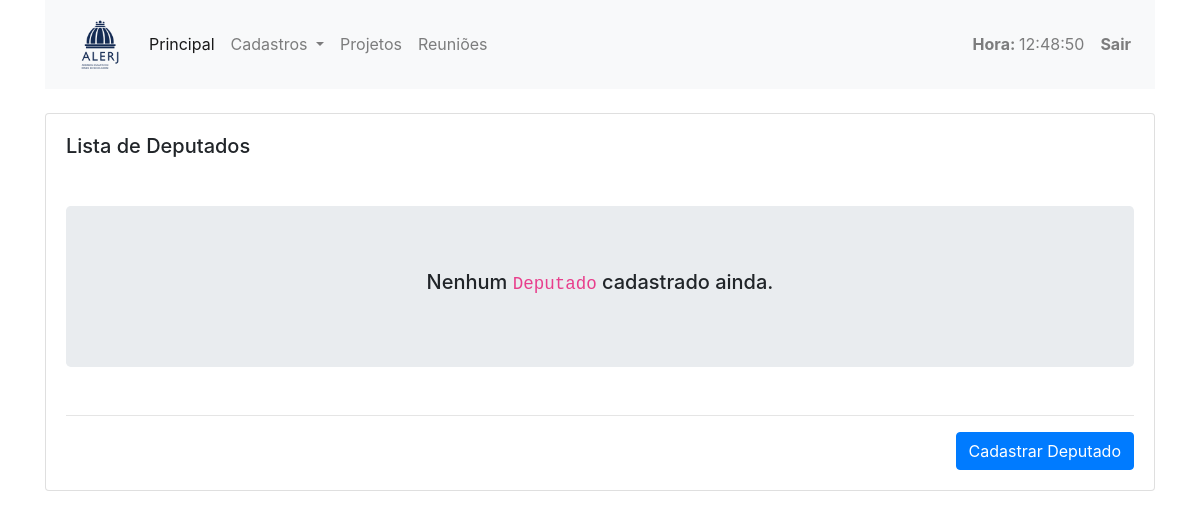
The app's page /deputados/ (signed in), older data.
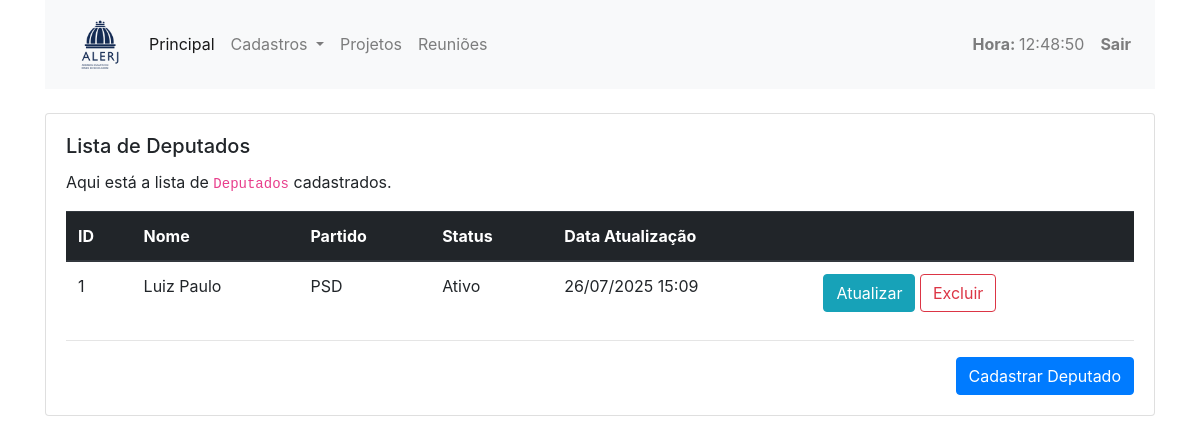
The same page, newer data.
### cadastro/models.py (models this page shows, shortened)
class Deputado(models.Model):
    nome = models.CharField(max_length=200)
    partido = models.CharField(max_length=50, default=None)
    data_atualizacao = models.DateTimeField('Data Atualização', default=timezone.now)
    ativo = models.BooleanField(default=True)
    class Meta:
        ordering = ['nome']
    def Ativo(self):
        if self.ativo:
            return "Ativo"
        else:
            return "Inativo"

### cadastro/views.py (the view)
# urls.py: path('deputados/', DeputadoListView.as_view(), name="lista_deputados"),  # LISTA
class DeputadoListView(LoginRequiredMixin, ListView):
    template_name = "cadastro/deputado/deputado_listagem.html"
    model = Deputado
    context_object_name = "deputados"

### cadastro/templatetags/tempo_atual.py (called while the page is built)
@register.simple_tag
def tempo_atual():
    return datetime.datetime.now().strftime('%H:%M:%S')

### cadastro/templates/cadastro/deputado/deputado_listagem.html (shortened to what this page needs)
{% extends "cadastro/_layouts/base.html" %}
{% block conteudo %}
  <div class="row">
    <div class="col-lg-12 col-md-12 col-sm-12 col-xs-12">
      <div class="card">
        <div class="card-body">
          <h5 class="card-title">Lista de Deputados</h5>
          {% if deputados|length > 0 %}
            <p class="card-text">
              Aqui está a lista de <code>Deputados</code> cadastrados.
            </p>
            <table class="table">
              <thead class="thead-dark">
              <tr>
                <th>ID</th>
                <th>Nome</th>
                <th>Partido</th>
                <th>Status</th>
                <th>Data Atualização</th>
                <th>&nbsp;</th>
              </tr>
              </thead>
              <tbody>
              {% for deputado in deputados %}
                <tr>
                  <td>{{ deputado.id }}</td>
                  <td>{{ deputado.nome }}</td>
                  <td>{{ deputado.partido }}</td>
                  <td>{{ deputado.Ativo }}</td>
                  <td>{{ deputado.data_atualizacao|date:'d/m/Y H:i' }}</td>
                  <td>
                    <a href="{% url 'deputado_edita' pk=deputado.id %}"
                       class="btn btn-info">
                      Atualizar
                    </a>
                    <a href="{% url 'deputado_excluir' pk=deputado.id %}"
                      class="btn btn-outline-danger">
                        Excluir
                    </a>
                  </td>
                </tr>
              {% endfor %}
              </tbody>
            </table>
        {% else %}
          <div class="text-center mt-5 mb-5 jumbotron">
            <h5>Nenhum <code>Deputado</code> cadastrado ainda.</h5>
          </div>
        {% endif %}
          <hr />
          <div class="text-right">
            <a href="{% url 'deputado_insere' %}" class="btn btn-primary">Cadastrar Deputado</a>
          </div>
        </div>
      </div>
    </div>
  </div>
{% endblock %}

Row changes from the older to the newer data that the page shows:
added Deputado: id "1", nome "Luiz Paulo", partido "PSD", Ativo "Ativo", data_atualizacao "26/07/2025 15:09"
Text that changed along with them:
text no longer shown: "Nenhum Deputado cadastrado ainda."
text now shown: "Aqui está a lista de Deputados cadastrados. ID Nome Partido Status Data Atualização"
